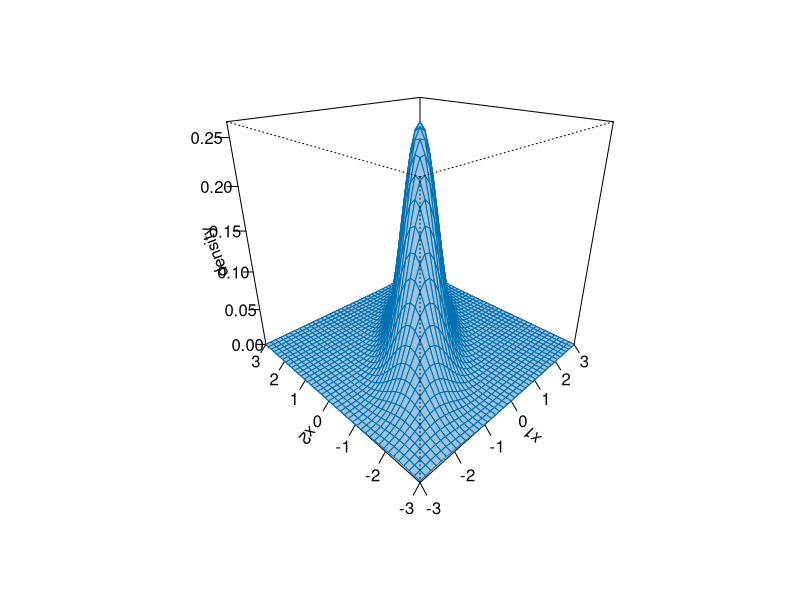

Source code (R):
## ---- chunk 1
#| label: mvn-bivariate-3d-static
#| echo: false
#| eval: !expr isFALSE(knitr::is_html_output())
#| fig-alt: >-
#|   Surface plot of a bivariate Gaussian density with mean zero,
#|   variances 1 and covariance 0.8, over x1 and x2 from -3 to 3.
#|   The surface is a single bell-shaped peak of height about 0.265
#|   at the origin, stretched along the line x2 = x1
#|   and squeezed along the line x2 = -x1.
# The static view, at the example's parameter values.
mb_entries <- c(1, 0.8, 0.8, 1)
mb_covmat <- matrix(mb_entries, nrow = 2)
mb_inverse <- solve(mb_covmat)
mb_det <- det(mb_covmat)
mb_const <- 1 / (2 * pi * sqrt(mb_det))
mb_x1 <- seq(-3, 3, length.out = 41)
mb_x2 <- seq(-3, 3, length.out = 41)
mb_grid <- tidyr::expand_grid(x1 = mb_x1, x2 = mb_x2)
mb_points <- as.matrix(mb_grid)
mb_quad <- (mb_points %*% mb_inverse) * mb_points
mb_sums <- rowSums(mb_quad)
mb_dens <- mb_const * exp(-mb_sums / 2)
mb_n_x2 <- length(mb_x2)
# expand_grid() varies x2 fastest, so each row of mb_z is one x1 value,
# the layout persp() expects.
mb_z <- matrix(mb_dens, ncol = mb_n_x2, byrow = TRUE)
persp(
  mb_x1, mb_x2, mb_z,
  theta = -45, phi = 25,
  col = "#9CC3E4", border = "#0072B2",
  xlab = "x1", ylab = "x2", zlab = "density",
  ticktype = "detailed"
)
